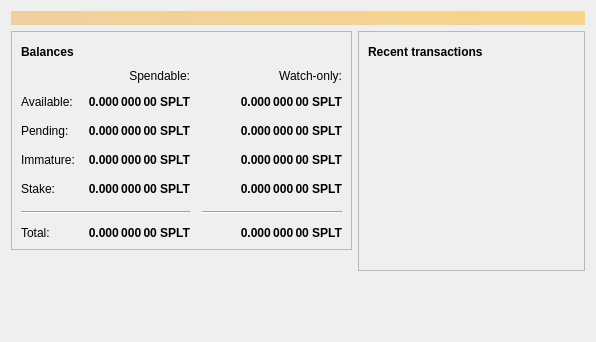
<?xml version="1.0" encoding="UTF-8"?>
<ui version="4.0">
 <class>OverviewPage</class>
 <widget class="QWidget" name="OverviewPage">
  <property name="geometry">
   <rect>
    <x>0</x>
    <y>0</y>
    <width>596</width>
    <height>342</height>
   </rect>
  </property>
  <property name="windowTitle">
   <string>Form</string>
  </property>
  <layout class="QVBoxLayout" name="topLayout">
   <item>
    <widget class="QLabel" name="labelAlerts">
     <property name="visible">
      <bool>false</bool>
     </property>
     <property name="styleSheet">
      <string notr="true">QLabel { background-color: qlineargradient(x1: 0, y1: 0, x2: 1, y2: 0, stop:0 #F0D0A0, stop:1 #F8D488); color:#000000; }</string>
     </property>
     <property name="wordWrap">
      <bool>true</bool>
     </property>
     <property name="margin">
      <number>3</number>
     </property>
     <property name="textInteractionFlags">
      <set>Qt::TextSelectableByMouse</set>
     </property>
    </widget>
   </item>
   <item>
    <layout class="QHBoxLayout" name="horizontalLayout" stretch="1,1">
     <item>
      <layout class="QVBoxLayout" name="verticalLayout_2">
       <item>
        <widget class="QFrame" name="frame">
         <property name="frameShape">
          <enum>QFrame::StyledPanel</enum>
         </property>
         <property name="frameShadow">
          <enum>QFrame::Raised</enum>
         </property>
         <layout class="QVBoxLayout" name="verticalLayout_4">
          <item>
           <layout class="QHBoxLayout" name="horizontalLayout_4">
            <item>
             <widget class="QLabel" name="label_5">
              <property name="font">
               <font>
                <weight>75</weight>
                <bold>true</bold>
               </font>
              </property>
              <property name="text">
               <string>Balances</string>
              </property>
             </widget>
            </item>
            <item>
             <widget class="QPushButton" name="labelWalletStatus">
              <property name="enabled">
               <bool>true</bool>
              </property>
              <property name="maximumSize">
               <size>
                <width>30</width>
                <height>16777215</height>
               </size>
              </property>
              <property name="toolTip">
               <string>The displayed information may be out of date. Your wallet automatically synchronizes with the SuperLinkTech network after a connection is established, but this process has not completed yet.</string>
              </property>
              <property name="text">
               <string/>
              </property>
              <property name="icon">
               <iconset resource="../superlinktech.qrc">
                <normaloff>:/icons/warning</normaloff>
                <disabledoff>:/icons/warning</disabledoff>:/icons/warning</iconset>
              </property>
              <property name="iconSize">
               <size>
                <width>24</width>
                <height>24</height>
               </size>
              </property>
              <property name="flat">
               <bool>true</bool>
              </property>
             </widget>
            </item>
            <item>
             <spacer name="horizontalSpacer_3">
              <property name="orientation">
               <enum>Qt::Horizontal</enum>
              </property>
              <property name="sizeHint" stdset="0">
               <size>
                <width>40</width>
                <height>20</height>
               </size>
              </property>
             </spacer>
            </item>
           </layout>
          </item>
          <item>
           <layout class="QGridLayout" name="gridLayout">
            <property name="spacing">
             <number>12</number>
            </property>
            <item row="2" column="2">
             <widget class="QLabel" name="labelWatchPending">
              <property name="font">
               <font>
                <weight>75</weight>
                <bold>true</bold>
               </font>
              </property>
              <property name="cursor">
               <cursorShape>IBeamCursor</cursorShape>
              </property>
              <property name="toolTip">
               <string>Unconfirmed transactions to watch-only addresses</string>
              </property>
              <property name="text">
               <string notr="true">0.000 000 00 SPLT</string>
              </property>
              <property name="alignment">
               <set>Qt::AlignRight|Qt::AlignTrailing|Qt::AlignVCenter</set>
              </property>
              <property name="textInteractionFlags">
               <set>Qt::LinksAccessibleByMouse|Qt::TextSelectableByKeyboard|Qt::TextSelectableByMouse</set>
              </property>
             </widget>
            </item>
            <item row="2" column="1">
             <widget class="QLabel" name="labelUnconfirmed">
              <property name="font">
               <font>
                <weight>75</weight>
                <bold>true</bold>
               </font>
              </property>
              <property name="cursor">
               <cursorShape>IBeamCursor</cursorShape>
              </property>
              <property name="toolTip">
               <string>Total of transactions that have yet to be confirmed, and do not yet count toward the spendable balance</string>
              </property>
              <property name="text">
               <string notr="true">0.000 000 00 SPLT</string>
              </property>
              <property name="alignment">
               <set>Qt::AlignRight|Qt::AlignTrailing|Qt::AlignVCenter</set>
              </property>
              <property name="textInteractionFlags">
               <set>Qt::LinksAccessibleByMouse|Qt::TextSelectableByKeyboard|Qt::TextSelectableByMouse</set>
              </property>
             </widget>
            </item>
            <item row="3" column="2">
             <widget class="QLabel" name="labelWatchImmature">
              <property name="font">
               <font>
                <weight>75</weight>
                <bold>true</bold>
               </font>
              </property>
              <property name="cursor">
               <cursorShape>IBeamCursor</cursorShape>
              </property>
              <property name="toolTip">
               <string>Mined balance in watch-only addresses that has not yet matured</string>
              </property>
              <property name="text">
               <string notr="true">0.000 000 00 SPLT</string>
              </property>
              <property name="alignment">
               <set>Qt::AlignRight|Qt::AlignTrailing|Qt::AlignVCenter</set>
              </property>
              <property name="textInteractionFlags">
               <set>Qt::LinksAccessibleByMouse|Qt::TextSelectableByKeyboard|Qt::TextSelectableByMouse</set>
              </property>
             </widget>
            </item>
            <item row="5" column="0" colspan="2">
             <widget class="Line" name="line">
              <property name="orientation">
               <enum>Qt::Horizontal</enum>
              </property>
             </widget>
            </item>
            <item row="5" column="2">
             <widget class="Line" name="lineWatchBalance">
              <property name="sizePolicy">
               <sizepolicy hsizetype="Preferred" vsizetype="Fixed">
                <horstretch>0</horstretch>
                <verstretch>0</verstretch>
               </sizepolicy>
              </property>
              <property name="minimumSize">
               <size>
                <width>140</width>
                <height>0</height>
               </size>
              </property>
              <property name="orientation">
               <enum>Qt::Horizontal</enum>
              </property>
             </widget>
            </item>
            <item row="6" column="0">
             <widget class="QLabel" name="labelTotalText">
              <property name="text">
               <string>Total:</string>
              </property>
             </widget>
            </item>
            <item row="3" column="1">
             <widget class="QLabel" name="labelImmature">
              <property name="font">
               <font>
                <weight>75</weight>
                <bold>true</bold>
               </font>
              </property>
              <property name="cursor">
               <cursorShape>IBeamCursor</cursorShape>
              </property>
              <property name="toolTip">
               <string>Mined balance that has not yet matured</string>
              </property>
              <property name="text">
               <string notr="true">0.000 000 00 SPLT</string>
              </property>
              <property name="alignment">
               <set>Qt::AlignRight|Qt::AlignTrailing|Qt::AlignVCenter</set>
              </property>
              <property name="textInteractionFlags">
               <set>Qt::LinksAccessibleByMouse|Qt::TextSelectableByKeyboard|Qt::TextSelectableByMouse</set>
              </property>
             </widget>
            </item>
            <item row="2" column="3">
             <spacer name="horizontalSpacer_2">
              <property name="orientation">
               <enum>Qt::Horizontal</enum>
              </property>
              <property name="sizeHint" stdset="0">
               <size>
                <width>40</width>
                <height>20</height>
               </size>
              </property>
             </spacer>
            </item>
            <item row="3" column="0">
             <widget class="QLabel" name="labelImmatureText">
              <property name="text">
               <string>Immature:</string>
              </property>
             </widget>
            </item>
            <item row="4" column="1">
             <widget class="QLabel" name="labelStake">
              <property name="font">
               <font>
                <weight>75</weight>
                <bold>true</bold>
               </font>
              </property>
              <property name="cursor">
               <cursorShape>IBeamCursor</cursorShape>
              </property>
              <property name="toolTip">
               <string>Stake</string>
              </property>
              <property name="text">
               <string notr="true">0.000 000 00 SPLT</string>
              </property>
              <property name="alignment">
               <set>Qt::AlignRight|Qt::AlignTrailing|Qt::AlignVCenter</set>
              </property>
              <property name="textInteractionFlags">
               <set>Qt::LinksAccessibleByMouse|Qt::TextSelectableByKeyboard|Qt::TextSelectableByMouse</set>
              </property>
             </widget>
            </item>
            <item row="4" column="3">
             <spacer name="horizontalSpacer_4">
              <property name="orientation">
               <enum>Qt::Horizontal</enum>
              </property>
              <property name="sizeHint" stdset="0">
               <size>
                <width>40</width>
                <height>20</height>
               </size>
              </property>
             </spacer>
            </item>
            <item row="4" column="0">
             <widget class="QLabel" name="labelStakeText">
              <property name="text">
                <string>Stake:</string>
              </property>
             </widget>
            </item>
            <item row="4" column="2">
             <widget class="QLabel" name="labelWatchStake">
              <property name="font">
               <font>
                <weight>75</weight>
                <bold>true</bold>
               </font>
              </property>
              <property name="cursor">
               <cursorShape>IBeamCursor</cursorShape>
              </property>
              <property name="toolTip">
               <string>Watch Stake</string>
              </property>
              <property name="text">
               <string notr="true">0.000 000 00 SPLT</string>
              </property>
              <property name="alignment">
               <set>Qt::AlignRight|Qt::AlignTrailing|Qt::AlignVCenter</set>
              </property>
              <property name="textInteractionFlags">
               <set>Qt::LinksAccessibleByMouse|Qt::TextSelectableByKeyboard|Qt::TextSelectableByMouse</set>
              </property>
             </widget>
            </item>
            <item row="6" column="1">
             <widget class="QLabel" name="labelTotal">
              <property name="font">
               <font>
                <weight>75</weight>
                <bold>true</bold>
               </font>
              </property>
              <property name="cursor">
               <cursorShape>IBeamCursor</cursorShape>
              </property>
              <property name="toolTip">
               <string>Your current total balance</string>
              </property>
              <property name="text">
               <string notr="true">0.000 000 00 SPLT</string>
              </property>
              <property name="alignment">
               <set>Qt::AlignRight|Qt::AlignTrailing|Qt::AlignVCenter</set>
              </property>
              <property name="textInteractionFlags">
               <set>Qt::LinksAccessibleByMouse|Qt::TextSelectableByKeyboard|Qt::TextSelectableByMouse</set>
              </property>
             </widget>
            </item>
            <item row="6" column="2">
             <widget class="QLabel" name="labelWatchTotal">
              <property name="font">
               <font>
                <weight>75</weight>
                <bold>true</bold>
               </font>
              </property>
              <property name="cursor">
               <cursorShape>IBeamCursor</cursorShape>
              </property>
              <property name="toolTip">
               <string>Current total balance in watch-only addresses</string>
              </property>
              <property name="text">
               <string notr="true">0.000 000 00 SPLT</string>
              </property>
              <property name="alignment">
               <set>Qt::AlignRight|Qt::AlignTrailing|Qt::AlignVCenter</set>
              </property>
              <property name="textInteractionFlags">
               <set>Qt::LinksAccessibleByMouse|Qt::TextSelectableByKeyboard|Qt::TextSelectableByMouse</set>
              </property>
             </widget>
            </item>
            <item row="0" column="2">
             <widget class="QLabel" name="labelWatchonly">
              <property name="text">
               <string>Watch-only:</string>
              </property>
              <property name="alignment">
               <set>Qt::AlignRight|Qt::AlignTrailing|Qt::AlignVCenter</set>
              </property>
             </widget>
            </item>
            <item row="1" column="0">
             <widget class="QLabel" name="labelBalanceText">
              <property name="text">
               <string>Available:</string>
              </property>
             </widget>
            </item>
            <item row="1" column="1">
             <widget class="QLabel" name="labelBalance">
              <property name="font">
               <font>
                <weight>75</weight>
                <bold>true</bold>
               </font>
              </property>
              <property name="cursor">
               <cursorShape>IBeamCursor</cursorShape>
              </property>
              <property name="toolTip">
               <string>Your current spendable balance</string>
              </property>
              <property name="text">
               <string notr="true">0.000 000 00 SPLT</string>
              </property>
              <property name="alignment">
               <set>Qt::AlignRight|Qt::AlignTrailing|Qt::AlignVCenter</set>
              </property>
              <property name="textInteractionFlags">
               <set>Qt::LinksAccessibleByMouse|Qt::TextSelectableByKeyboard|Qt::TextSelectableByMouse</set>
              </property>
             </widget>
            </item>
            <item row="1" column="2">
             <widget class="QLabel" name="labelWatchAvailable">
              <property name="font">
               <font>
                <weight>75</weight>
                <bold>true</bold>
               </font>
              </property>
              <property name="cursor">
               <cursorShape>IBeamCursor</cursorShape>
              </property>
              <property name="toolTip">
               <string>Your current balance in watch-only addresses</string>
              </property>
              <property name="text">
               <string notr="true">0.000 000 00 SPLT</string>
              </property>
              <property name="alignment">
               <set>Qt::AlignRight|Qt::AlignTrailing|Qt::AlignVCenter</set>
              </property>
              <property name="textInteractionFlags">
               <set>Qt::LinksAccessibleByMouse|Qt::TextSelectableByKeyboard|Qt::TextSelectableByMouse</set>
              </property>
             </widget>
            </item>
            <item row="2" column="0">
             <widget class="QLabel" name="labelPendingText">
              <property name="text">
               <string>Pending:</string>
              </property>
             </widget>
            </item>
            <item row="0" column="1">
             <widget class="QLabel" name="labelSpendable">
              <property name="text">
               <string>Spendable:</string>
              </property>
              <property name="alignment">
               <set>Qt::AlignRight|Qt::AlignTrailing|Qt::AlignVCenter</set>
              </property>
             </widget>
            </item>
           </layout>
          </item>
         </layout>
        </widget>
       </item>
       <item>
        <spacer name="verticalSpacer">
         <property name="orientation">
          <enum>Qt::Vertical</enum>
         </property>
         <property name="sizeHint" stdset="0">
          <size>
           <width>20</width>
           <height>40</height>
          </size>
         </property>
        </spacer>
       </item>
      </layout>
     </item>
     <item>
      <layout class="QVBoxLayout" name="verticalLayout_3">
       <item>
        <widget class="QFrame" name="frame_2">
         <property name="frameShape">
          <enum>QFrame::StyledPanel</enum>
         </property>
         <property name="frameShadow">
          <enum>QFrame::Raised</enum>
         </property>
         <layout class="QVBoxLayout" name="verticalLayout">
          <item>
           <layout class="QHBoxLayout" name="horizontalLayout_2">
            <item>
             <widget class="QLabel" name="label_4">
              <property name="font">
               <font>
                <weight>75</weight>
                <bold>true</bold>
               </font>
              </property>
              <property name="text">
               <string>Recent transactions</string>
              </property>
             </widget>
            </item>
            <item>
             <widget class="QPushButton" name="labelTransactionsStatus">
              <property name="enabled">
               <bool>true</bool>
              </property>
              <property name="maximumSize">
               <size>
                <width>30</width>
                <height>16777215</height>
               </size>
              </property>
              <property name="toolTip">
               <string>The displayed information may be out of date. Your wallet automatically synchronizes with the SuperLinkTech network after a connection is established, but this process has not completed yet.</string>
              </property>
              <property name="text">
               <string/>
              </property>
              <property name="icon">
               <iconset resource="../superlinktech.qrc">
                <normaloff>:/icons/warning</normaloff>
                <disabledoff>:/icons/warning</disabledoff>:/icons/warning</iconset>
              </property>
              <property name="iconSize">
               <size>
                <width>24</width>
                <height>24</height>
               </size>
              </property>
              <property name="flat">
               <bool>true</bool>
              </property>
             </widget>
            </item>
            <item>
             <spacer name="horizontalSpacer">
              <property name="orientation">
               <enum>Qt::Horizontal</enum>
              </property>
              <property name="sizeHint" stdset="0">
               <size>
                <width>40</width>
                <height>20</height>
               </size>
              </property>
             </spacer>
            </item>
           </layout>
          </item>
          <item>
           <widget class="QListView" name="listTransactions">
            <property name="styleSheet">
             <string notr="true">QListView { background: transparent; }</string>
            </property>
            <property name="frameShape">
             <enum>QFrame::NoFrame</enum>
            </property>
            <property name="verticalScrollBarPolicy">
             <enum>Qt::ScrollBarAlwaysOff</enum>
            </property>
            <property name="horizontalScrollBarPolicy">
             <enum>Qt::ScrollBarAlwaysOff</enum>
            </property>
            <property name="selectionMode">
             <enum>QAbstractItemView::NoSelection</enum>
            </property>
           </widget>
          </item>
         </layout>
        </widget>
       </item>
       <item>
        <spacer name="verticalSpacer_2">
         <property name="orientation">
          <enum>Qt::Vertical</enum>
         </property>
         <property name="sizeHint" stdset="0">
          <size>
           <width>20</width>
           <height>40</height>
          </size>
         </property>
        </spacer>
       </item>
      </layout>
     </item>
    </layout>
   </item>
  </layout>
 </widget>
 <resources/>
 <connections/>
</ui>
